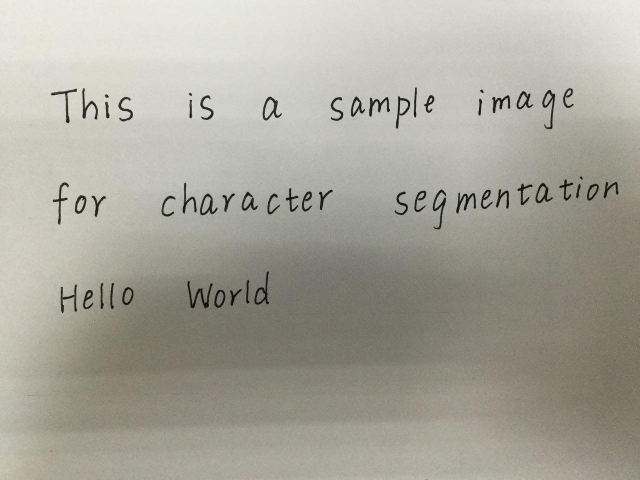
#> input picture data/test10.jpg, 1280 x 960 px (shown at 1/2 size)
$ python image_to_20x20_gray.py data/test10.jpg
#> lines starting #> are read from the running program, lines starting #| are printed output that depends on the picture
#!/usr/bin/env python3
import cv2
import sys
import math
import numpy as np
from matplotlib import pyplot as plt


def main():
    image_to_20x20_gray(sys.argv[1])


def image_to_20x20_gray(image_name):
    '''
    Convert rectangular image to 20x20 Gray
    '''
#> called with image_name = 'data/test10.jpg'
    # Read as RGB image
    image = cv2.imread(image_name) / 255.0

    # Convert image to grays by keeping luminance (Y) only
    brightness = 0.299*image[:,:,0] + 0.587*image[:,:,1] + 0.114*image[:,:,2]
    image_BW = np.zeros(image.shape)
    for i in range(3):
        image_BW[:, :, i] = brightness

    # Converting pixels to pure Black(0) or White(1)
    # image_BW = image_BW >= 0.5

    # Set the size of the short edge as new square image's size
    height, width = brightness.shape
#> height = 960; width = 1280
    size = min(height, width)
#> size = 960
    # Crop the image to square
    crop_h = (height - size) // 2
#> crop_h = 0
    crop_w = (width - size) // 2
#> crop_w = 160
    cropped_image = brightness[crop_h:(crop_h+size), crop_w:(crop_w+size)]
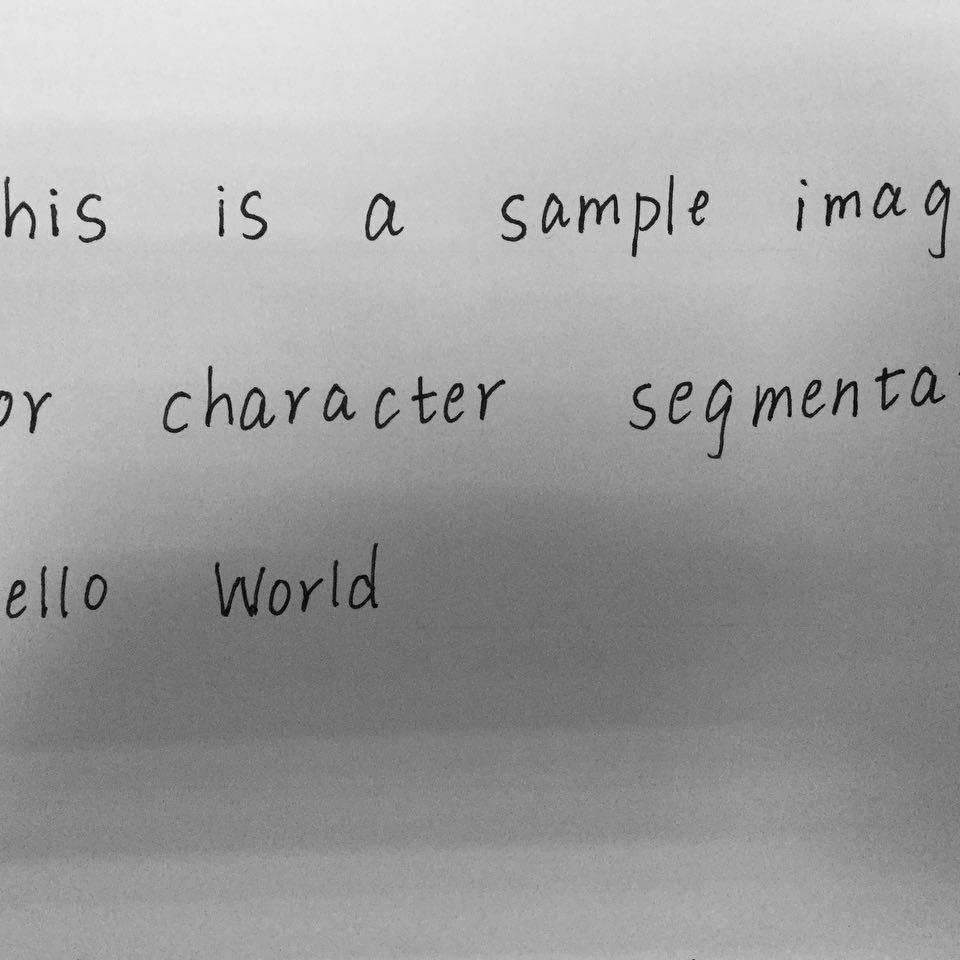
#> cropped_image: shape (960, 960) float64; min 0.000447, max 0.931, mean 0.632

    # Change resolution to 20x20 by selecting points from the original image
    new_brightness = cv2.resize(brightness, (20,20), interpolation=cv2.INTER_CUBIC)
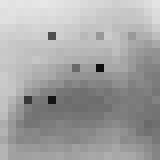
#> new_brightness: shape (20, 20) float64 (shown 8 times larger); min 0.0579, max 0.907, mean 0.642
    new_image = np.zeros((20, 20, 3))
    for i in range(3):
        new_image[:, :, i] = new_brightness

    # Plot
    original = plt.imread(image_name)
    plt.figure(1)
    plt.subplot(131)
    plt.imshow(np.uint8(np.round(image * 255.0)))
    plt.title('Original')
    plt.subplot(132)
    plt.imshow(image_BW)
    plt.title('Gray')
    plt.subplot(133)
    plt.imshow(new_image)
    plt.title('New')
    plt.show()
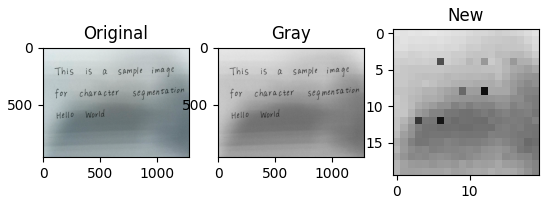
#> figure drawn by matplotlib, 3 panels; B, G, R data is drawn as R, G, B


if __name__ == '__main__':
    main()

$ run again, on data/test9.JPG
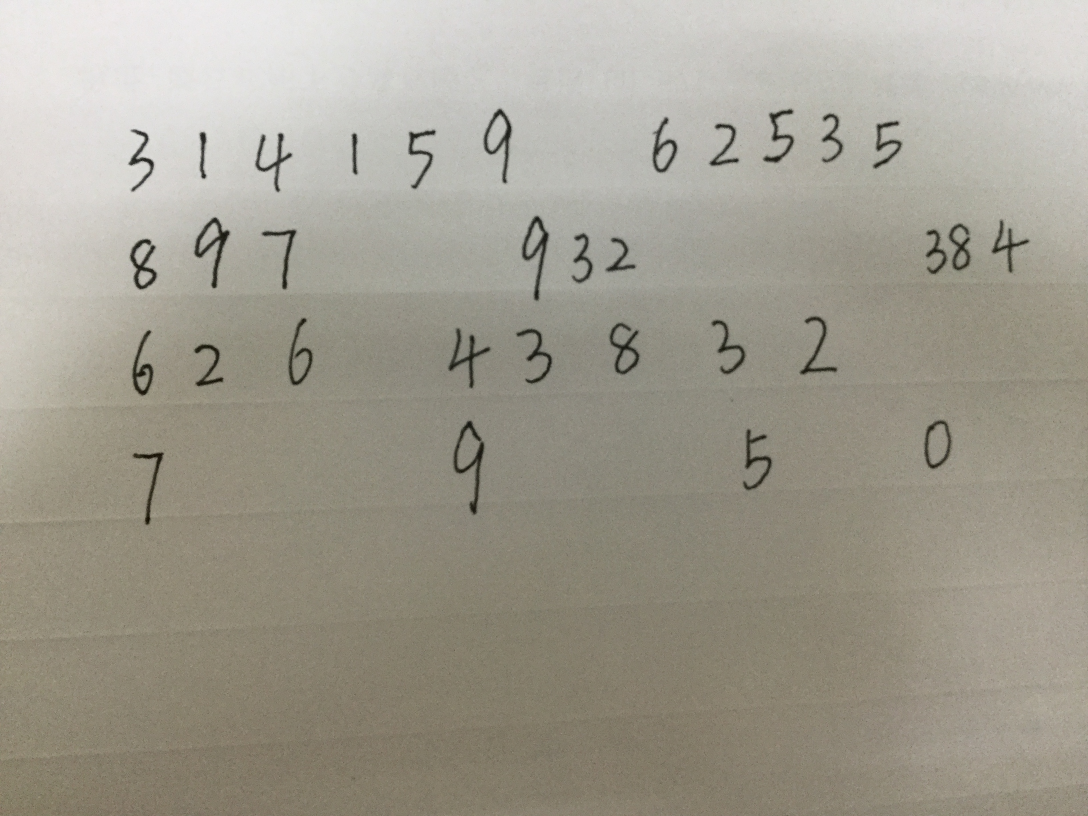
#> input picture data/test9.JPG, 3264 x 2448 px (shown at 1/3 size)
#> in image_to_20x20_gray, `cropped_image = brightness[crop_h:(crop_h+size), crop_w:(crop_w+size)]`:
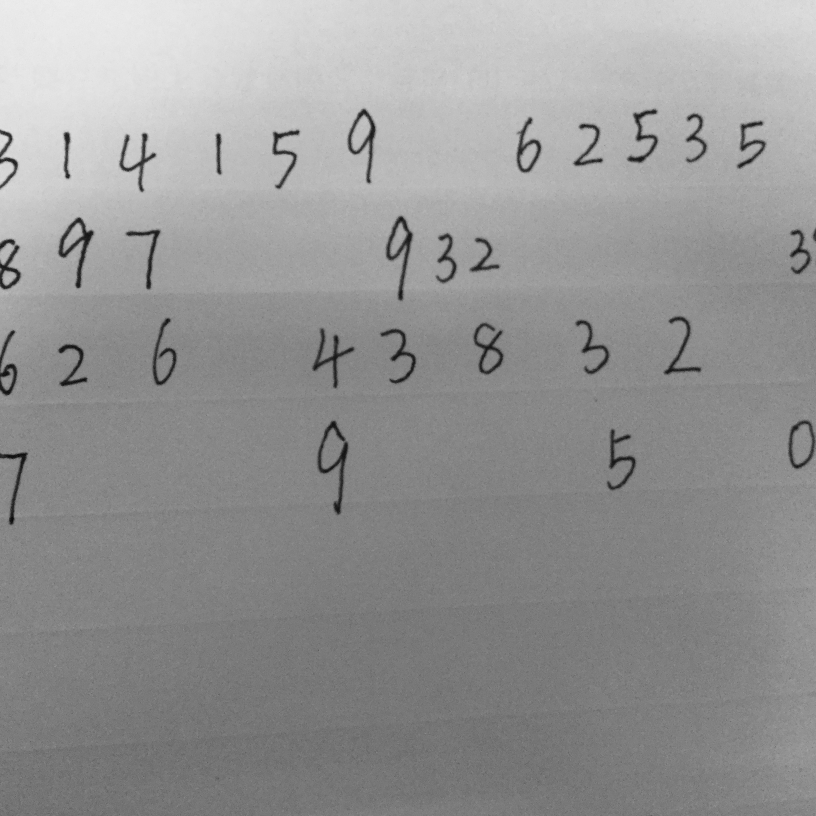
#> cropped_image: shape (2448, 2448) float64 (shown at 1/3 size); min 0.00179, max 0.956, mean 0.585
#> in image_to_20x20_gray, `plt.show()`:
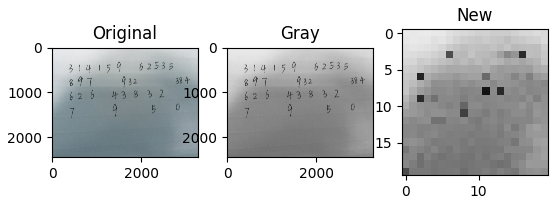
#> figure drawn by matplotlib, 3 panels; B, G, R data is drawn as R, G, B

$ run again, on data/test2.png
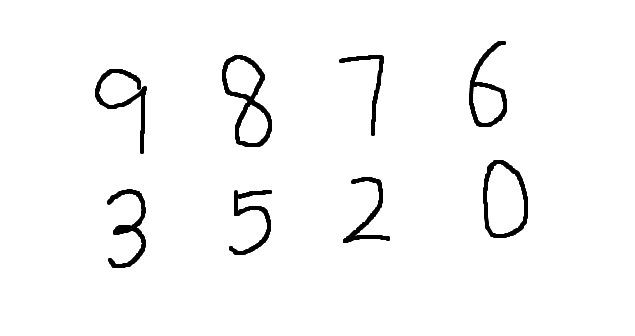
#> input picture data/test2.png, 635 x 336 px
#> in image_to_20x20_gray, `cropped_image = brightness[crop_h:(crop_h+size), crop_w:(crop_w+size)]`:
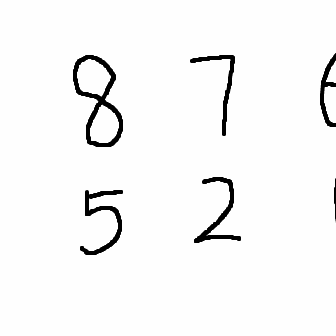
#> cropped_image: shape (336, 336) float64; min 0, max 1, mean 0.969
#> in image_to_20x20_gray, `plt.show()`:
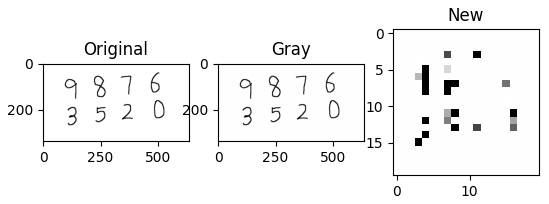
#> figure drawn by matplotlib, 3 panels
